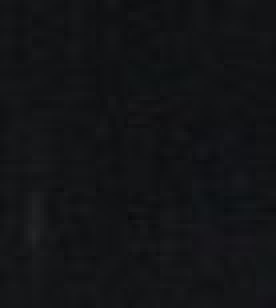
#> input picture template/eye_tem_winter.jpg, 69 x 77 px (shown 4 times larger)
$ python avg_similar.py
#> lines starting #> are read from the running program, lines starting #| are printed output that depends on the picture
#> further down, Image1 is the input picture: PIL image 69x77 RGB; mean R, G, B 18.6, 19.7, 21.9
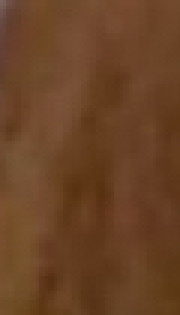
#> input picture template/brow_tem_fall.jpg, 60 x 105 px (shown 3 times larger)
#> further down, Image2 is the input picture: PIL image 60x105 RGB; mean R, G, B 106, 67, 38.1
#coding:utf-8
#灰度均值+欧氏距离

import numpy as np
from PIL import Image
import matplotlib.pyplot as pl


def similar(image1,image2,tem_sim):


    #大小及灰度处理
#> called with tem_sim = 44.75
    size = (50,50)
    image1 = image1.resize(size).convert('L')
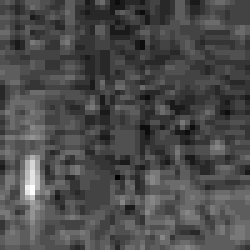
#> image1: PIL image 50x50 L (shown 5 times larger); min 14, max 33, mean 19.6; drawn with min black and max white
    image2 = image2.resize(size).convert('L')
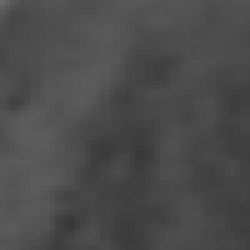
#> image2: PIL image 50x50 L (shown 5 times larger); min 54, max 105, mean 75.4


    #产生频数直方图

    image1_hist=image1.histogram()
#> image1_hist = 256 values, max 591 at index 19, min 0 at index 0, mean 9.77
    image2_hist=image2.histogram()
#> image2_hist = 256 values, max 142 at index 77, min 0 at index 0, mean 9.77


    #value：频率值 key：下标（灰度值）
    key1=[]
    value1=[]
    #image1的平均灰度值
    gl_sum1=0

    for i in image1_hist:
        if i>=(2500*0.010):
            value1.append(i)
            key1.append(image1_hist.index(i))
        else:
            continue
#> this loop made 256 passes
#> i on passes 2 to 4: 0, 0, 0
#> after the loop, key1 = [16, 17, 18, 19, 20, 21, 22, 23]; value1 = [61, 209, 395, 591, 480, 388, 220, 91]


    for i in key1:
        gl_sum1=gl_sum1+(i*value1[key1.index(i)])
#> this loop made 8 passes
#> gl_sum1 on passes 1 to 8: 976, 4529, 11639, 22868, 32468, 40616, 45456, 47549
#> after the loop, gl_sum1 = 47549

    gl_avg1=float(gl_sum1)/sum(value1)
#> gl_avg1 = 19.53


    key2=[]
    value2=[]
    #image2的平均灰度值
    gl_sum2=0

    for i in image2_hist:
        if i>=(2500*0.010):
            value2.append(i)
            key2.append(image2_hist.index(i))
        else:
            continue
#> after the loop, key2 = 29 values, max 90 at index 28, min 62 at index 0, mean 75.14; value2 = 29 values, max 142 at index 15, min 29 at index 0, mean 83.41


    for i in key2:
        gl_sum2=gl_sum2+(i*value2[key2.index(i)])
#> this loop made 29 passes
#> (i, gl_sum2) on passes 1 to 12: (62, 1798), (63, 5956), (64, 10820), (65, 16020), (66, 22488), (67, 28116), (68, 34100), (69, 41276), (70, 48626), (71, 55371), (72, 62571), (73, 70893)
#> after the loop, gl_sum2 = 180595

    gl_avg2=float(gl_sum2)/sum(value2)
#> gl_avg2 = 74.66

    avg_diff=abs(gl_avg1-gl_avg2)
#> avg_diff = 55.13

    #灰度差/模板最小差值

    #我们认为差tem_sim灰度值就不属于同一季节了
    #tem_sim=44.7548911322

    avg_similar=1-(avg_diff/tem_sim)
#> avg_similar = -0.232

    if avg_similar<0:
        avg_similar=0
    else:
        avg_similar=avg_similar

    #print gl_avg1
    #print gl_avg2
    return avg_similar
    #print avg_similar


if __name__ == '__main__':
    # [6 lines of commented-out code are left out]
    Image1= Image.open('template/eye_tem_winter.jpg')
    Image2= Image.open('template/brow_tem_fall.jpg')

    tem_sim=44.7548911322
    similar(Image1,Image2,tem_sim)
